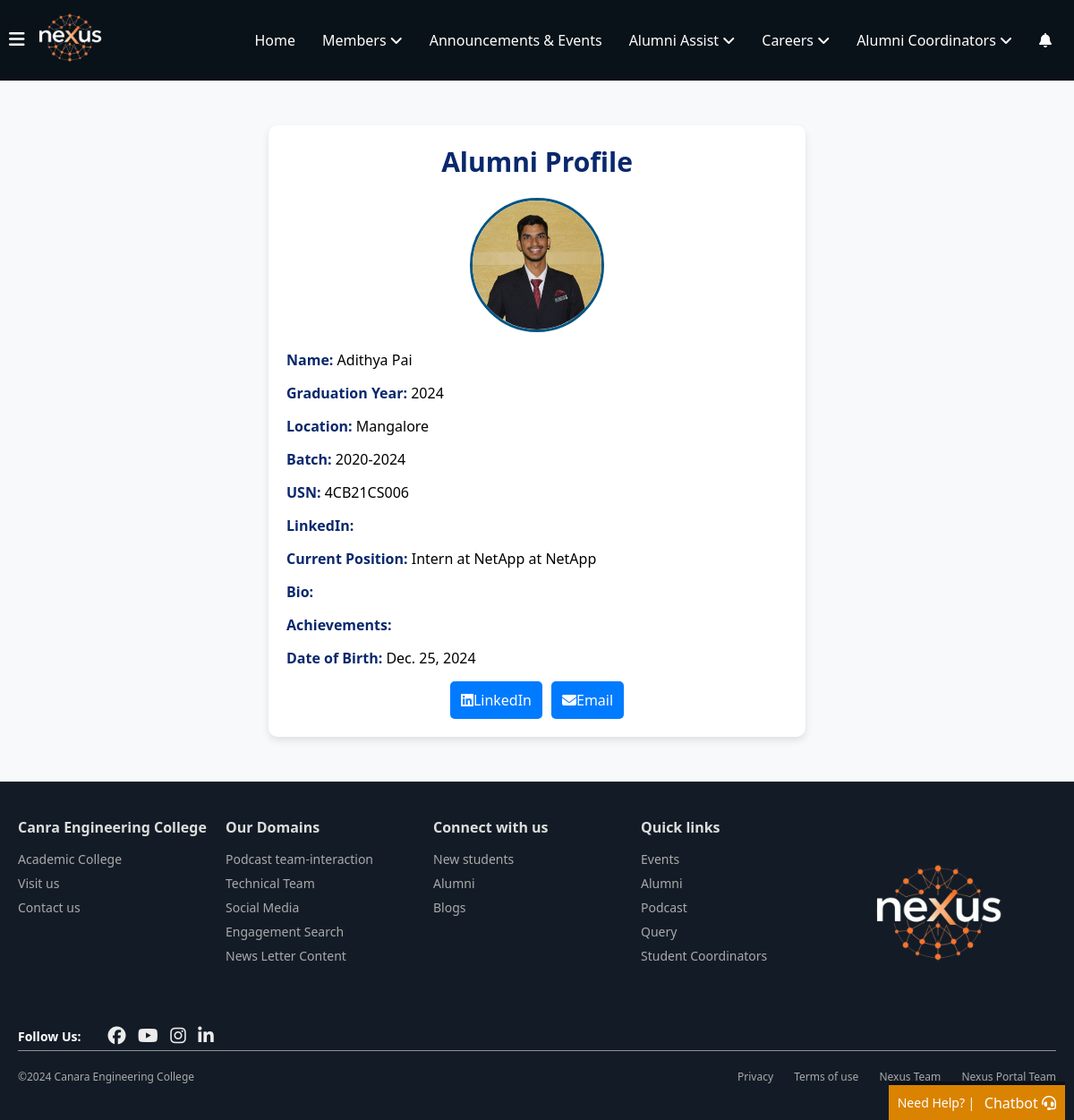
The page /achievements/Alumni_Profile/4/ on the database as committed earlier.
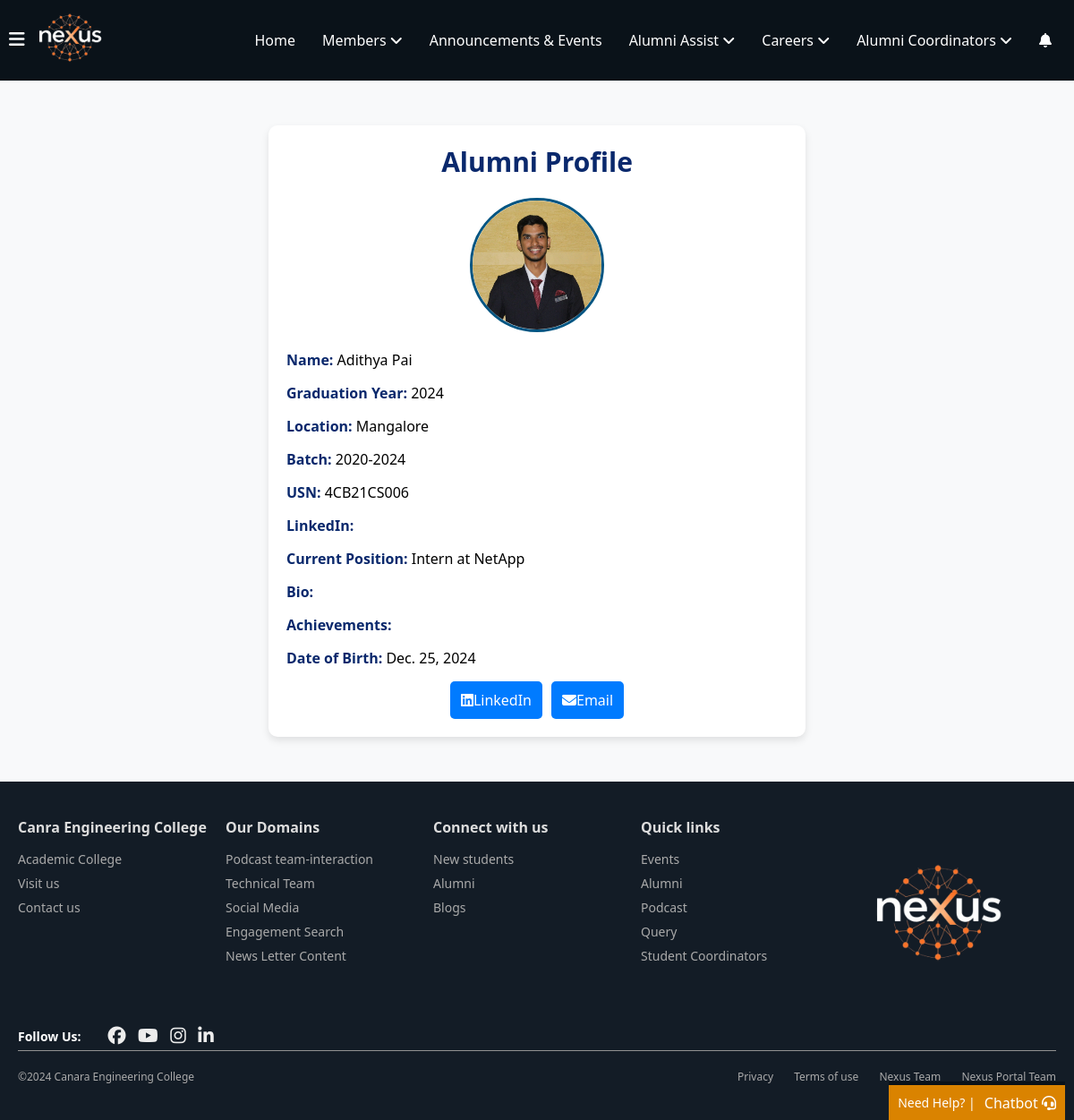
The same page on the database as committed later.
### alumni_details/models.py (models this page shows, shortened)
class Alumni(models.Model):
    alumni_id = models.AutoField(primary_key=True)
    user = models.OneToOneField(User, on_delete=models.CASCADE, related_name="alumni_profile")
    first_name = models.CharField(max_length=100, db_index=True)
    last_name = models.CharField(max_length=100, db_index=True)
    phone_number = models.CharField(max_length=15, blank=True, null=True)  # Allows optional phone number
    graduation_year = models.IntegerField(db_index=True)  # Added index for graduation year
    location = models.CharField(max_length=255, blank=True, null=True)  # Optional location
    job_location=models.CharField(max_length=255,blank=True,null=True,db_index=True)
    profile_picture = models.ImageField(upload_to='photos/', blank=True, null=True, default='photos/default.png', validators=[validate_image_size])  # Add validator here
    batch = models.CharField(max_length=10)
    usn = models.CharField(max_length=20, unique=True)
    linkedin_url = models.URLField(max_length=255, blank=True, null=True)  # Optional LinkedIn URL
    facebook_url = models.URLField(max_length=255, blank=True, null=True)  # Optional Facebook URL
    instagram_url = models.URLField(max_length=255, blank=True, null=True)  # Optional Instagram URL
    twitter_url = models.URLField(max_length=255, blank=True, null=True)  # Optional Twitter URL
    youtube_url = models.URLField(max_length=255, blank=True, null=True)  # Optional YouTube URL
    current_position = models.CharField(max_length=255, db_index=True, null=True)
    branch = models.CharField(max_length=100, db_index=True)  # Added index for branch
    company_name = models.CharField(max_length=255, db_index=True, null=True)  # Added index for company name
    bio = models.TextField(blank=True, null=True)  # Optional bio
    achievements = models.TextField(blank=True, null=True)  # Optional achievements
    dob = models.DateField()
    is_alumni = models.BooleanField(default=True)
    personal_email = models.EmailField(blank=True, null=True, unique=True)  # Add personal email field
    profile_views = models.IntegerField(default=generate_random_views)  # Random views between 1-10
    uuid = models.UUIDField(default=uuid.uuid4, editable=False, unique=True)
    class Meta:
        indexes = [
            models.Index(fields=['first_name']),
            models.Index(fields=['last_name']),
            models.Index(fields=['current_position']),
            models.Index(fields=['graduation_year']),  # Index for faster filtering by graduation year
            models.Index(fields=['branch']),  # Index for faster filtering by branch
            models.Index(fields=['company_name']),  # Index for faster filtering by company name
            models.Index(fields=['job_location'])
        ]

### achievements/views.py (the view)
# urls.py: path('Alumni_Profile/<int:alumni_id>/', alumni_profile, name='alumni_profile'),
def alumni_profile(request, alumni_id):
    alumni = get_object_or_404(Alumni, pk=alumni_id)  # Fetch the alumni details using their ID
    return render(request, 'alumni_details/single-alumni-profile.html', {'alumni': alumni})

### notifications/context_processors.py (called while the page is built)
def notification_count(request):
    if request.user.is_authenticated:
        unread_count = Notification.objects.filter(
            recipient=request.user,
            viewed=False
        ).count()
        return {'unread_notifications_count': unread_count}
    return {'unread_notifications_count': 0}

### alumni_details/templates/alumni_details/single-alumni-profile.html (shortened to what this page needs)
{% extends 'home/layout.html' %}
{% load static %}
{% block content %}
<div class="profile-container">
    <h2>Alumni Profile</h2>
    {% if alumni.profile_picture %}
        <img src="{{ alumni.profile_picture.url }}" class="profile-img" alt="{{ alumni.first_name }}'s Profile Picture">
    {% else %}
        <img src="{% static 'alumni_details/assets/default.png' %}" class="profile-img" alt="Default Profile Picture">
    {% endif %}
    <div class="profile-detail">
        <strong>Name:</strong> {{ alumni.first_name }} {{ alumni.last_name }}
    </div>
    <div class="profile-detail">
        <strong>Graduation Year:</strong> {{ alumni.graduation_year }}
    </div>
    <div class="profile-detail">
        <strong>Location:</strong> {{ alumni.location }}
    </div>
    <div class="profile-detail">
        <strong>Batch:</strong> {{ alumni.batch }}
    </div>
    <div class="profile-detail">
        <strong>USN:</strong> {{ alumni.usn }}
    </div>
    <div class="profile-detail">
        <strong>LinkedIn:</strong> <a href="{{ alumni.linkedin_url }}" target="_blank">{{ alumni.linkedin_url }}</a>
    </div>
    <div class="profile-detail">
        <strong>Current Position:</strong> {{ alumni.current_position }} at {{ alumni.company_name }}
    </div>
    <div class="profile-detail">
        <strong>Bio:</strong> {{ alumni.bio }}
    </div>
    <div class="profile-detail">
        <strong>Achievements:</strong> {{ alumni.achievements }}
    </div>
    <div class="profile-detail">
        <strong>Date of Birth:</strong> {{ alumni.dob }}
    </div>
    <div class="social-links">
        <a class="connect-btn" href="{{ alumni.linkedin_url }}" target="_blank">
            <i class="fa-brands fa-linkedin"></i> LinkedIn
        </a>
        <a class="connect-btn" href="mailto:{{ alumni.personal_email }}">
            <i class="fa-solid fa-envelope"></i> Email
        </a>
    </div>
</div>
{% endblock %}

### home/templates/home/layout.html (shortened to what this page needs)
{% load static %}
<!DOCTYPE html>
<html lang="en">
<head>
    <link rel="stylesheet" href="{% static 'home/navbar.css' %}">
</head>
<body>
    <header>
        <nav>
            <div class="left">
                <div class="menu" id="menuBtn" onclick="toggleSidebar()">
                    <i class="fa-solid fa-bars"></i>
                </div>
                <div class="logo">
                    <img src="{% static 'home/assets/Nexus_logo-removebg-preview-1.png'%}" alt="nexus logo" class="nav-logo">
                </div>
            </div>
            <div class="nav-ele" id="navEle">
                <ul>
                    <li><a href="{% url 'home'%}">Home</a></li>
                    <li class="dropdown">
                        Members <i class="fa fa-angle-down"></i>
                    </li>
                    <li><a href="{% url 'event_list' %}">Announcements & Events</a> </li>
                    <li class="dropdown">
                        Alumni Assist <i class="fa fa-angle-down"></i>
                    </li>
                    <li class="dropdown">
                        Careers <i class="fa fa-angle-down"></i>
                    </li>
                    <li class="dropdown">
                        Alumni Coordinators <i class="fa fa-angle-down"></i>
                    </li>
                    <li>
                        <a href="{% url 'notifications:notification_panel' %}">
                            <i class="fas fa-bell"></i>
                        </a>
                    </li>
                </ul>
            </div>
        </nav>
    </header>
    <div class="help-block">
        <div class="help-data">
            <a href="#" class="help-link">Need Help? |</a>
            <p>Chatbot <i class="fa-solid fa-headset"></i></p>
        </div>
    </div>
        {% block content %}
        {% endblock %}
    <footer class="footer">
        <div class="container">
            <div class="footer-columns">
                <div class="column">
                    <h5>Canra Engineering College</h5>
                    <ul>
                        <li><a href="https://www.canaraengineering.in">Academic College</a></li>
                        <li><a href="https://www.canaraengineering.in">Visit us</a></li>
                        <li><a href="">Contact us</a></li>
                    </ul>
                </div>
                <div class="column">
                    <h5>Our Domains</h5>
                    <ul>
                        <li><a href="#">Podcast team-interaction</a></li>
                        <li><a href="#">Technical Team</a></li>
                        <li><a href="#">Social Media</a></li>
                        <li><a href="#">Engagement Search</a></li>
                        <li><a href="#">News Letter Content</a></li>
                    </ul>
                </div>
                <div class="column">
                    <h5>Connect with us</h5>
                    <ul>
                        <li><a href="#">New students</a></li>
                        <li><a href="#">Alumni</a></li>
                        <li><a href="#">Blogs</a></li>
                    </ul>
                </div>
                <div class="column">
                    <h5>Quick links</h5>
                    <ul>
                        <li><a href="#">Events</a></li>
                        <li><a href="#">Alumni</a></li>
                        <li><a href="#">Podcast</a></li>
                        <li><a href="#">Query</a></li>
                        <li><a href="#">Student Coordinators</a></li>
                    </ul>
                </div>
                <div class="column foot-logo">
                    <img src="{% static 'home/assets/Nexus_logo-removebg-preview.png'%}" alt="Nexus Logo">
                </div>
            </div>
            <div class="footer-icons">
                <strong>Follow Us: </strong>
                <div class="social-icons">
                    <i class="fa-brands fa-facebook"></i>
                    <i class="fa-brands fa-youtube"></i>
                    <i class="fa-brands fa-instagram"></i>
                    <i class="fa-brands fa-linkedin-in"></i>
                </div>
            </div>
            <div class="footer-bottom">
                <p>&copy;2024 Canara Engineering College</p>
                <div class="footer-links">
                    <a href="#">Privacy</a>
                    <a href="#">Terms of use</a>
                    <a href="{% url 'nexusTeam' %}">Nexus Team</a>
                    <a href="{% url 'webTeam' %}">Nexus Portal Team</a>
                </div>
            </div>
        </div>
    </footer>
</body>
</html>

### home/static/home/navbar.css (style rules this page uses)
* { margin: 0; padding: 0; box-sizing: border-box; font-family: 'Segoe UI', Tahoma, Geneva, Verdana, sans-serif; }
a { text-decoration: none; color: white; }
header { background-color: #0a1219; color: white; padding: 5px ; position: sticky; top: 0; left: 0; width: 100%; z-index: 1000; }
header nav { display: flex; justify-content: space-between; align-items: center; flex-wrap: wrap; padding: 5px; width: 100%; }
header nav .left { display: flex; align-items: center; }
nav .left .logo img { width: 100px; height: auto; }
.menu i { cursor: pointer; font-size: 20px; }
.nav-ele ul { list-style: none; margin: 0; padding: 0; display: flex; }
.nav-ele li { padding: 10px 15px; cursor: pointer; position: relative; }
nav ul li a { text-decoration: none; color: white; }
.help-block { position: fixed; bottom: 0; right: 10px; z-index: 1000; background-color: #da8300; border-top: 4px solid #0a1219; }
.help-link { display: inline-block; color: white; font-size: 14px; padding: 10px; border-radius: 5px; text-decoration: none; }
.help-block .help-data { display: flex; justify-content: center; align-items: center; }
.help-block .help-data p { cursor: pointer; padding-right: 10px; color: white; margin: 0; }
.footer { background-color: #131c26; color: white; padding: 40px 20px; font-size: 14px; z-index: 999; }
.footer .container { max-width: 1200px; margin: 0 auto; }
.footer-columns { display: flex; justify-content: space-between; margin-bottom: 30px; }
.column { flex: 1; }
.column h5 { font-size: 16px; margin-bottom: 15px; color: #ddd; }
.column ul { list-style: none; padding: 0; }
.column ul li { margin-bottom: 8px; }
.column ul li a { color: #aaa; text-decoration: none; font-size: 14px; }
.footer-bottom { display: flex; justify-content: space-between; align-items: center; border-top: 1px solid #919191; padding-top: 20px; font-size: 12px; color: #aaa; }
.footer-bottom p { margin: 0; }
.foot-logo img { max-width: 200px; }
.footer-links a { margin-left: 20px; color: #aaa; text-decoration: none; }
.footer-icons { margin: 5px auto; display: flex; align-items: center; gap: 20px; }
.footer-icons .social-icons i { margin-left: 10px; font-size: 20px; color: #ececec; cursor: pointer; }

### alumni_details/templates/alumni_details/single-alumni-profile.html (style rules this page uses)
body { font-family: Arial, sans-serif; background-color: #f8f9fa; }
.profile-container { max-width: 600px; margin: 50px auto; background-color: #ffffff; border-radius: 10px; box-shadow: 0 4px 8px rgba(0, 0, 0, 0.1); padding: 20px; }
h2 { text-align: center; color: rgb(9, 40, 108); font-size: 30px; margin-bottom: 20px; }
.profile-img { width: 150px; border-radius: 50%; border: 3px solid #005582; display: block; margin: 0 auto 20px; }
.profile-detail { margin-bottom: 15px; }
.profile-detail strong { color: rgb(9, 40, 108); }
.social-links { display: flex; justify-content: center; gap: 10px; margin-top: 15px; }
.connect-btn { display: flex; align-items: center; background-color: #007bff; border: none; border-radius: 5px; padding: 10px 12px; cursor: pointer; text-decoration: none; transition: background-color 0.3s ease; color: white; }

Rows that differ between the two databases and show on the page:
changed Alumni "Adithya": current_position "Intern at NetApp" → "Intern"
